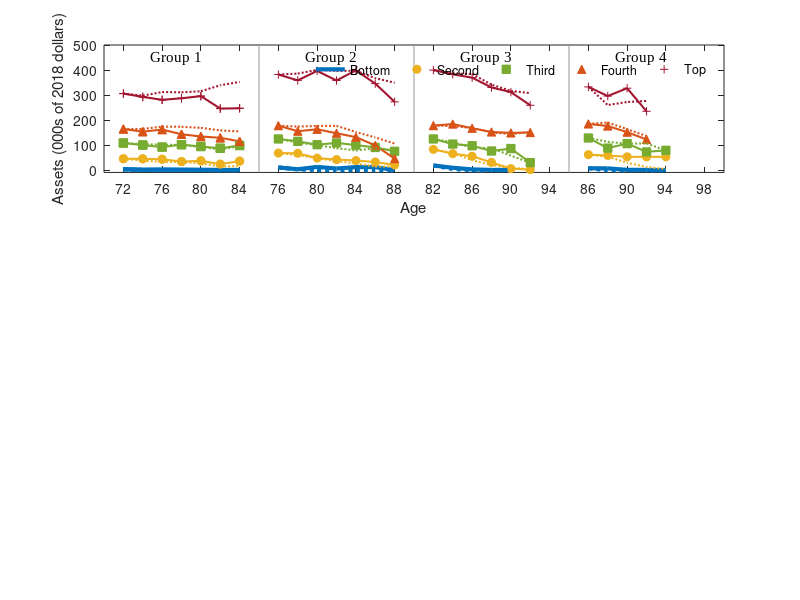

Here is the MATLAB script that generated this plot: (Note: this script raises an error after producing the figure.)
clear all

%  clc

waves=9;
groups=4;
wealth_q=3
clusters=4
f_t=2;
PI_l=5;
PI_l2=10;
FS=11;
ylim_pi=500
ylim_ic=600
cd('C:\Users\jbueren\Google Drive\JMP\Code\Structural Model\new_model\new_model\new_model');

% Data moments
fileID = fopen('data_moments1.txt');
data_moments=textscan(fileID,'%f');
fclose(fileID);
data_moments=data_moments{1};
data_moments=standardizeMissing(data_moments,-9);
data_moments(data_moments<0) = 0;
data_NW_PI=data_moments(1:waves*groups*PI_l*2);
data_NW_PI=reshape(data_NW_PI,PI_l,waves,groups,2);

% Model moments
fileID = fopen('model_moments.txt');
model_moments=textscan(fileID,'%f');
fclose(fileID);
model_moments=model_moments{1};
model_moments=standardizeMissing(model_moments,-9);
model_moments(model_moments<0) = 0;
model_NW_PI=model_moments(1:waves*groups*PI_l*2);
model_NW_PI=reshape(model_NW_PI,PI_l,waves,groups,2);

data_beq_ic=data_moments(waves*groups*PI_l*2+1:waves*groups*PI_l*2+f_t*PI_l);
data_beq_ic=reshape(data_beq_ic,PI_l,f_t);
model_beq_ic=model_moments(waves*groups*PI_l*2+1:waves*groups*PI_l*2+f_t*PI_l);
model_beq_ic=reshape(model_beq_ic,PI_l,f_t);

data_NW_IC=data_moments(waves*groups*PI_l*2+f_t*PI_l+1:waves*groups*PI_l*2+f_t*PI_l+f_t*waves*groups);
data_NW_IC=reshape(data_NW_IC,f_t,waves,groups);

model_NW_IC=model_moments(waves*groups*PI_l*2+f_t*PI_l+1:waves*groups*PI_l*2+f_t*PI_l+f_t*waves*groups);
model_NW_IC=reshape(model_NW_IC,f_t,waves,groups);

data_hr_PI=data_moments(waves*groups*PI_l*2+f_t*PI_l+f_t*waves*groups+1:waves*groups*PI_l*2+f_t*PI_l+f_t*waves*groups+groups*PI_l);
data_hr_PI=reshape(data_hr_PI,PI_l,groups)

model_hr_PI=model_moments(waves*groups*PI_l*2+f_t*PI_l+f_t*waves*groups+1:waves*groups*PI_l*2+f_t*PI_l+f_t*waves*groups+groups*PI_l);
model_hr_PI=reshape(model_hr_PI,PI_l,groups)

data_hr_IC=data_moments(waves*groups*PI_l*2+f_t*PI_l+f_t*waves*groups+groups*PI_l+1:waves*groups*PI_l*2+f_t*PI_l+f_t*waves*groups+groups*PI_l+groups*f_t);
data_hr_IC=reshape(data_hr_IC,f_t,groups)

model_hr_IC=model_moments(waves*groups*PI_l*2+f_t*PI_l+f_t*waves*groups+groups*PI_l+1:waves*groups*PI_l*2+f_t*PI_l+f_t*waves*groups+groups*PI_l+groups*f_t);
model_hr_IC=reshape(model_hr_IC,f_t,groups)



colors = {[0   0.4470    0.7410]  [0.9290    0.6940    0.1250] [0.4660    0.6740    0.1880] [0.8500    0.3250    0.0980] [0.6350, 0.0780, 0.1840]};
pattern = {'none' 'o' 's' '^' '+'};
width={3 1.5 1.5 1.5 1.5};
waves2=7

% Graph by PI

final_f=figure(1)
set(1,'position',[50    20    500    750])
j=1
h1=subplot(3,1,1)
for m=1:2
for c=1:groups
for p=1:PI_l
    if m==1
        if p>1
            scatter(1+(waves2+1)*(c-1):waves2+(waves2+1)*(c-1),data_NW_PI(p,1:1:waves2,c,j),pattern{p},'MarkerEdgeColor',colors{p},'MarkerFaceColor',colors{p})
        end
        plot(1+(waves2+1)*(c-1):waves2+(waves2+1)*(c-1),data_NW_PI(p,1:1:waves2,c,j),'Color',colors{p},'LineWidth',width{p})        
    else
        plot(1+(waves2+1)*(c-1):waves2+(waves2+1)*(c-1),model_NW_PI(p,1:1:waves2,c,j),':','Color',colors{p},'LineWidth',width{p})
    end
     hold on  
end
end
end
c=1;
p=1;
p1=plot(1+waves2*(c-1):waves2+(waves2)*(c-1),data_NW_PI(p,1:1:waves2,c,j),'Color',colors{p},'LineWidth',width{p});
p=2;
p2=scatter(1+waves2*(c-1):waves2+(waves2)*(c-1),data_NW_PI(p,1:1:waves2,c,j),pattern{p},'MarkerEdgeColor',colors{p},'MarkerFaceColor',colors{p});
p=3;
p3=scatter(1+waves2*(c-1):waves2+(waves2)*(c-1),data_NW_PI(p,1:1:waves2,c,j),pattern{p},'MarkerEdgeColor',colors{p},'MarkerFaceColor',colors{p});
p=4;
p4=scatter(1+waves2*(c-1):waves2+(waves2)*(c-1),data_NW_PI(p,1:1:waves2,c,j),pattern{p},'MarkerEdgeColor',colors{p},'MarkerFaceColor',colors{p});
p=5;
p5=scatter(1+waves2*(c-1):waves2+(waves2)*(c-1),data_NW_PI(p,1:1:waves2,c,j),pattern{p},'MarkerEdgeColor',colors{p},'MarkerFaceColor',colors{p});

set(gcf,'color','w')
xlabel('Age','FontSize',FS)
ylabel('Assets (000s of 2018 dollars)','FontSize',FS)
ylim([-9,ylim_pi])
xticks([1:2:32])
xticklabels({'72','76','80','84',...
             '76','80','84','88',...
             '82','86','90','94',...
             '86','90','94','98'})
xlim([0 32])
alpha=0.6;
line([8 8], [-9 ylim_pi], 'Color', [alpha alpha alpha]);
line([16 16], [-9 ylim_pi], 'Color', [alpha alpha alpha]);
line([24 24], [-9 ylim_pi], 'Color', [alpha alpha alpha]);
text(2.4,ylim_pi-50,'Group 1','FontName','Times New Roman','Fontsize',FS)
text(10.4,ylim_pi-50,'Group 2','FontName','Times New Roman','Fontsize',FS)
text(18.4,ylim_pi-50,'Group 3','FontName','Times New Roman','Fontsize',FS)
text(26.4,ylim_pi-50,'Group 4','FontName','Times New Roman','Fontsize',FS)
I1=legend([p1 p2 p3 p4 p5],'Bottom','Second','Third','Fourth','Top','orientation','horizontal');
legend('boxoff')
I1.FontSize=FS;
newPosition = [0.4 0.87 0.2 0.2];
newUnits = 'normalized';
set(I1,'Position', newPosition,'Units', newUnits);
hold off
set(gca,'FontName','Times New Roman','Fontsize',FS);

h2=subplot(3,1,2)
for m=1:2
for p=2:clusters
    if m==1
        scatter(1:PI_l,data_hr_PI(:,p),pattern{p},'MarkerEdgeColor',colors{p},'MarkerFaceColor',colors{p})                
    else
        plot(1:PI_l,data_hr_PI(:,p),'Color',colors{p},'LineWidth',width{p})
        plot(1:PI_l,model_hr_PI(:,p),':','Color',colors{p},'LineWidth',width{p})
    end
     hold on  
end
end
xticks([1:1:5])
xticklabels({'Bottom','Second','Third','Fourth','Top'})
ylim([0 11])
xlim([0.8 5.2])
I2=legend('Physically Frail','Mentally Frail','Impaired','orientation','horizontal');
legend('boxoff')
I2.FontSize=FS;
newPosition = [0.4 0.55 0.2 0.2];
newUnits = 'normalized';
set(I2,'Position', newPosition,'Units', newUnits);
hold off
set(gca,'FontName','Times New Roman','Fontsize',FS);
xlabel('Permanent Income Quintile','FontSize',FS)
ylabel('Formal Care Hours per Day','FontSize',FS)

h3=subplot(3,1,3)
for m=1:2
for p=2:clusters
    if m==1
        scatter(1:f_t,data_hr_IC(:,p),pattern{p},'MarkerEdgeColor',colors{p},'MarkerFaceColor',colors{p})                
    else
        plot(1:f_t,data_hr_IC(:,p),'Color',colors{p},'LineWidth',width{p})
        plot(1:f_t,model_hr_IC(:,p),':','Color',colors{p},'LineWidth',width{p})
    end
     hold on  
end
end
xticks([1:1:2])
xticklabels({'On your own','Close'})
ylim([0 9])
xlim([0.8 2.2])
I3=legend('Physically Frail','Mentally Frail','Impaired','orientation','horizontal');
legend('boxoff')
I3.FontSize=FS;
newPosition = [0.4 0.25 0.2 0.2];
newUnits = 'normalized';
set(I3,'Position', newPosition,'Units', newUnits);
hold off
set(gca,'FontName','Times New Roman','Fontsize',FS);
xlabel('Family Type','FontSize',FS)
ylabel('Formal Care Hours per Day','FontSize',FS)

figure(2)
set(2,'position',[450    400    700    250])
clrs = [0 0 0; 0.9 0.9 0.9 ];
for m=1:2
    subplot(1,2,m)
    if m==1
        hB=bar(data_beq_ic)
    else
        hB=bar(model_beq_ic)
    end
set(hB,{'FaceColor'},{clrs(1,:),clrs(2,:)}.')

    I=legend('Distant','Close','Location','NorthWest')
    legend('boxoff')
    I.FontSize=FS
%     newPosition = [0.5 0.925 0.08 0.08];
%     newUnits = 'normalized';
%     set(I,'Position', newPosition,'Units', newUnits);
if m==1
    title('Data')
else
    title('Model')
end
set(gca,'FontName','Times New Roman','Fontsize',FS);
set(gcf,'color','w')
ylim([0 100])
xticks([1 2 3 4 5])
xticklabels({'Bottom','2nd','3rd','4th','Top'})
ylabel('Pr. of leaving bequest > 100k (%)','FontSize',FS)
xlabel('Permanent Income Quintile','FontSize',FS)
end



%% Untargetted moments

fileID = fopen('data_moments_ut.txt');
data_moments_ut=textscan(fileID,'%f');
fclose(fileID);
data_moments_ut=data_moments_ut{1};
data_moments_ut=standardizeMissing(data_moments_ut,-9);
data_moments_ut(data_moments_ut<0) = 0;
data_moments_ut=reshape(data_moments_ut,2,waves);

fileID = fopen('model_NW_h_ut.txt');
model_moments_ut=textscan(fileID,'%f');
fclose(fileID);
model_moments_ut=model_moments_ut{1};
model_moments_ut=standardizeMissing(model_moments_ut,-9);
model_moments_ut(model_moments_ut<0) = 0;
model_moments_ut=reshape(model_moments_ut,2,waves);

figure(6)
set(6,'position',[50    100    500    250])    

    plot(1:7,data_moments_ut(1,1:7),'Color',colors{1},'LineWidth',width{1})
    hold on
    plot(1:7,data_moments_ut(2,1:7),'Color',colors{2},'LineWidth',width{2})
    plot(1:7,model_moments_ut(1,1:7),':','Color',colors{1},'LineWidth',width{1})
    plot(1:7,model_moments_ut(2,1:7),':','Color',colors{2},'LineWidth',width{2})

I2=legend('Healthy','In need of LTC (h>1)','orientation','horizontal');
legend('boxoff')
I2.FontSize=FS;
newPosition = [0.42 0.87 0.2 0.2];
newUnits = 'normalized';
set(I2,'Position', newPosition,'Units', newUnits);
hold off
set(gca,'FontName','Times New Roman','Fontsize',FS);
xlabel('Interview number','FontSize',FS)
ylabel('Assets (000s of 2018 dollars)','FontSize',FS)
set(gcf,'color','w')
ylim([-5 180])
xlim([0.8 7.2])
print(gcf,'-depsc', 'C:\Users\jbueren\Google Drive\JMP\Draft\figures\model_fit_ut.eps')


%% Counterfactuals along wealth distribution
clear all
generations=21
FS=11;
colors = {[0   0.4470    0.7410] [0.4940    0.1840    0.5560]   [0.9290    0.6940    0.1250]  [0.8500    0.3250    0.0980] [0.3010, 0.7450, 0.9330]};
pattern = {'none' 'o' 's' '^'};
width={3 1.5 3.5 1.5 2};
ldash = {'-' '--' ':'  '*'};

figure(6)
set(6,'position',[50    100    600    250])    
for i=1:2
cd('C:\Users\jbueren\Google Drive\JMP\Code\Structural Model\new_model\new_model\new_model');
fileID = fopen('benchmark.txt');
benchmark=textscan(fileID,'%f  %f %f %f %f %f ');
fclose(fileID);
benchmark=benchmark{i};
counterfactual(:,1,:)=benchmark(:,1);

fileID = fopen('noLTC.txt');
noLTC=textscan(fileID,'%f   %f %f %f %f %f ');
fclose(fileID);
noLTC=noLTC{i};
counterfactual(:,2,:)=noLTC;

fileID = fopen('noBeq.txt');
noBeq=textscan(fileID,'%f   %f %f %f %f %f');
fclose(fileID);
noBeq=noBeq{i};
counterfactual(:,3,:)=noBeq;

fileID = fopen('noMed.txt');
noMed=textscan(fileID,'%f  %f %f %f %f %f');
fclose(fileID);
noMed=noMed{i};
counterfactual(:,4,:)=noMed;

for c=1:4
    plot(70:2:100,counterfactual(1:16,c),ldash{c},'Color',colors{c},'LineWidth',width{c})        
    hold on  
end
set(gcf,'color','w')
xlabel('Age','FontSize',FS)
ylabel('Assets (000s of 2018 dollars)','FontSize',FS)
 ylim([-9,500])
%  if i==2
    I=legend('Benchmark','No long-term care','No bequest','No medical expenses','orientation','horizontal');
    legend('boxoff')
    I.FontSize=FS;
    newPosition = [0.4 0.88 0.2 0.2];
    newUnits = 'normalized';
    set(I,'Position', newPosition,'Units', newUnits);
%  end 
set(gca,'FontName','Times New Roman','Fontsize',FS);
end
print(gcf,'-depsc', 'C:\Users\jbueren\Google Drive\JMP\Draft\figures\counterfactuals.eps')
print(gcf,'-depsc', 'C:\Users\jbueren\Google Drive\JMP\Slides\figures\counterfactuals.eps')

%% Experiment: break correlation health and death
clear all
generations=21
FS=11;
colors = {[0   0.4470    0.7410] [0.4940    0.1840    0.5560]   [0.9290    0.6940    0.1250]  [0.8500    0.3250    0.0980] [0.3010, 0.7450, 0.9330]};
pattern = {'none' 'o' 's' '^'};
width={3 1.5 3.5 1.5 2};
ldash = {'-' '--' ':'  '*'};

figure(6)
set(6,'position',[50    100    500    250])    
for i=1:2
cd('C:\Users\jbueren\Google Drive\JMP\Code\Structural Model\DDC');
fileID = fopen('benchmark_h.txt');
benchmark=textscan(fileID,'%f  %f %f %f %f %f ');
fclose(fileID);
benchmark=benchmark{i};
counterfactual(:,1,:)=benchmark(:,1);

fileID = fopen('health_exp.txt');
noLTC=textscan(fileID,'%f   %f %f %f %f %f ');
fclose(fileID);
noLTC=noLTC{i};
counterfactual(:,2,:)=noLTC;

for c=1:2
    plot(70:2:100,counterfactual(1:16,c),ldash{c},'Color',colors{c},'LineWidth',width{c})        
    hold on  
end
set(gcf,'color','w')
xlabel('Age','FontSize',FS)
ylabel('Assets (000s of 2018 dollars)','FontSize',FS)
 ylim([-9,500])
%  if i==2
    I=legend('Benchmark','Experiment','orientation','horizontal');
    legend('boxoff')
    I.FontSize=FS;
    newPosition = [0.42 0.89 0.2 0.2];
    newUnits = 'normalized';
    set(I,'Position', newPosition,'Units', newUnits);
%  end 
set(gca,'FontName','Times New Roman','Fontsize',FS);
end
print(gcf,'-depsc', 'C:\Users\jbueren\Google Drive\JMP\Draft\figures\exp_health.eps')


%% Counterfactuals by IC
clear all
generations=21
FS=11;
colors = {[0   0.4470    0.7410] [0.4940    0.1840    0.5560]   [0.9290    0.6940    0.1250]  [0.8500    0.3250    0.0980] [0.3010, 0.7450, 0.9330]};
pattern = {'none' 'o' 's' '^'};
width={3 1.5 3.5 1.5 2};
ldash = {'-' '--' ':'  '*'};

figure(7)
set(7,'position',[50    100    750    400])    
for i=1:2:3
cd('C:\Users\jbueren\Google Drive\JMP\Code\Structural Model\DDC');
fileID = fopen('benchmark.txt');
benchmark=textscan(fileID,'%f  %f %f %f %f %f ');
fclose(fileID);
benchmark=benchmark{2+i};
counterfactual(:,1,:)=benchmark(:,1);

fileID = fopen('noLTC.txt');
noLTC=textscan(fileID,'%f   %f %f %f %f %f ');
fclose(fileID);
noLTC=noLTC{2+i};
counterfactual(:,2,:)=noLTC;

fileID = fopen('noBeq.txt');
noBeq=textscan(fileID,'%f   %f %f %f %f %f');
fclose(fileID);
noBeq=noBeq{2+i};
counterfactual(:,3,:)=noBeq;

if i==1
    subplot(1,2,1)
    title('On your own')
else
    subplot(1,2,2)
    title('Close Families')
end
hold on 
for c=1:3
    plot(70:2:100,counterfactual(1:16,c),ldash{c},'Color',colors{c},'LineWidth',width{c})        
     
end
set(gcf,'color','w')
xlabel('Age','FontSize',FS)
ylabel('Assets (000s of 2018 dollars)','FontSize',FS)
%  ylim([-9,500])
 if i==1
    I=legend('Benchmark','No long-term care','No bequest','orientation','horizontal');
    legend('boxoff')
    I.FontSize=FS;
    newPosition = [0.42 0.89 0.2 0.2];
    newUnits = 'normalized';
    set(I,'Position', newPosition,'Units', newUnits);
 end 
set(gca,'FontName','Times New Roman','Fontsize',FS);
end
print(gcf,'-depsc', 'C:\Users\jbueren\Google Drive\JMP\Draft\figures\counterfactuals_ic.eps')
